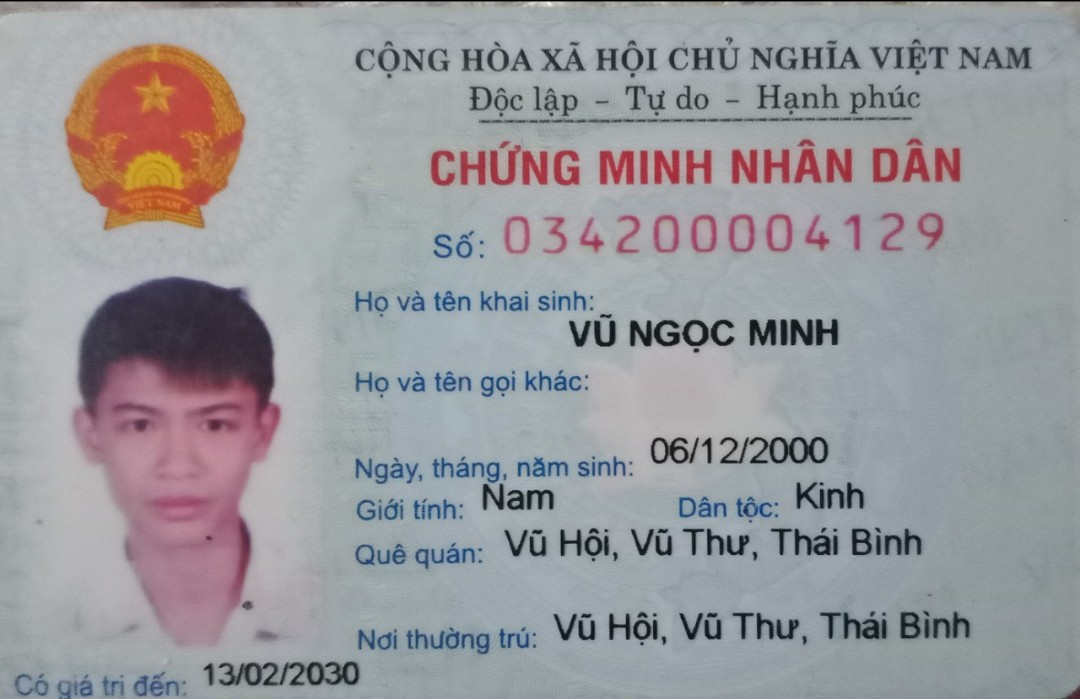
#> input picture project_kntt/src/cmt1.jpg, 1080 x 699 px
$ python read_img.py
#> lines starting #> are read from the running program, lines starting #| are printed output that depends on the picture; after the words box and inside, x2 and y2 are one past the last pixel; in counts of white or black regions, pixels touching at a corner belong together
import cv2
import os
from matplotlib import pyplot as plt
import numpy as np
import matplotlib.image as mpimg

"""
directory_path = "/project_kntt"

list_path = []

#img = cv2.imread()
for i in os.listdir("/project_kntt"):
	if i.endswith(".jpg"):
		list_path.append(os.path.join(directory_path,i))


print(list_path)

img = cv2.imread(list_path[0])
#img = cv2.blur(img, (5,5))
blur = cv2.bilateralFilter(img,9,75,75)
cv2.imshow("img1",blur)
img = cv2.cvtColor(img, cv2.COLOR_BGR2GRAY)
img_resize = cv2.resize(img, dsize = (200,130))


_, threshold = cv2.threshold(img, 125, 255, cv2.THRESH_BINARY)
#adapt = adaptiveThreshold(img, 255, cv2.ADAPTIVE_THRESH_GAUSSIAN_C, cv2.THRESH_BINARY, 115, 1)
"""

def fourNeighborPoint(array,x,y):
	if x == array.shape[0] - 1 or y == array.shape[1] - 1:
		return array[x][y]
	if array[x+1][y] == 0:
		return 128
	if array[x-1][y] == 0:
		return 128
	if array[x][y+1] == 0:
		return 128
	if array[x][y-1] == 0:
		return 128
	return array[x][y]

def findArea(array):
	for i in range(array.shape[0]):
		for j in range(array.shape[1]):
			if array[i][j] == 255:
				array[i][j] = fourNeighborPoint(array,i,j)

img = cv2.imread("cmt1.jpg")
#> img is the input picture: shape (699, 1080, 3); mean B, G, R 156.3, 152.8, 153.6

img = cv2.resize(img, dsize = (800, 650))
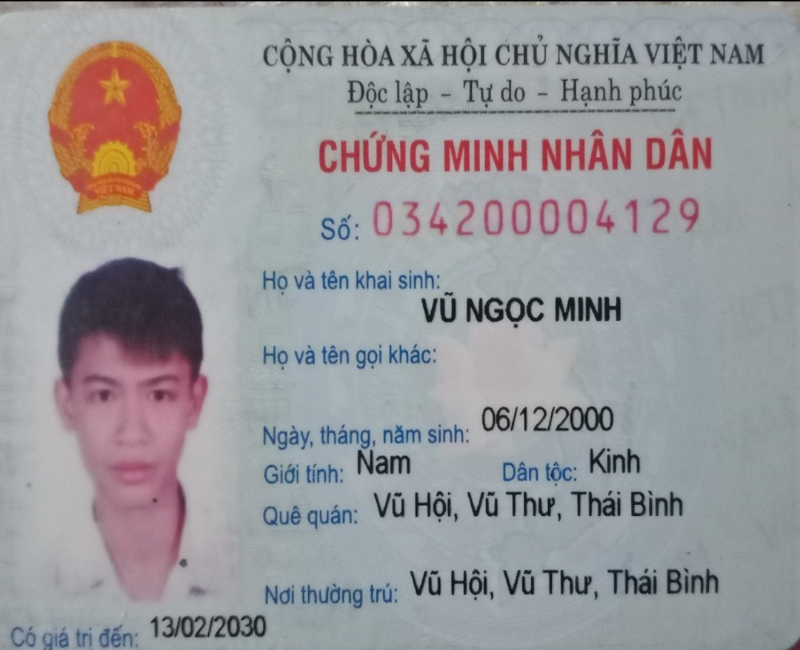
#> img: shape (650, 800, 3); mean B, G, R 156.2, 152.7, 153.4
gray = cv2.cvtColor(img, cv2.COLOR_BGR2GRAY)
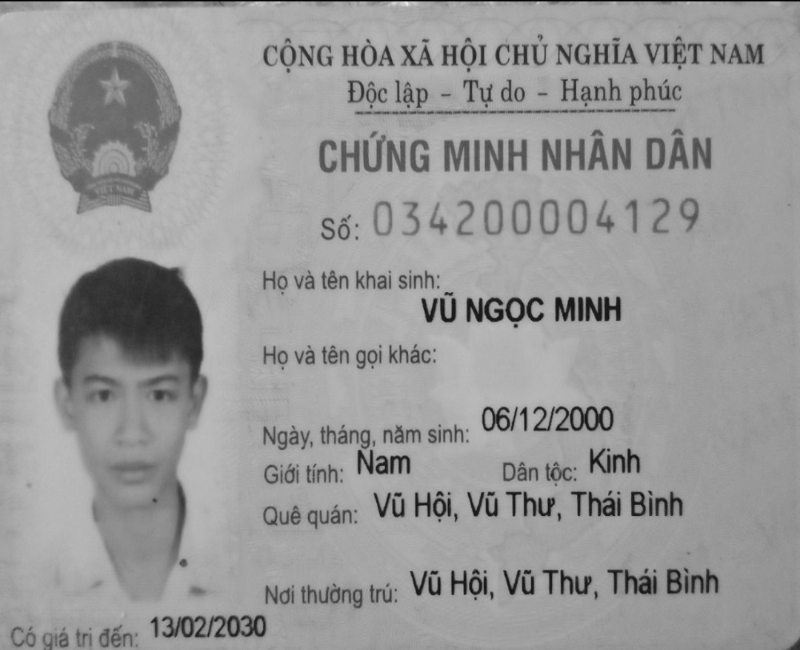
#> gray: shape (650, 800); min 2, max 236, mean 153.3
adapt = cv2.adaptiveThreshold(gray, 255, cv2.ADAPTIVE_THRESH_MEAN_C, cv2.THRESH_BINARY, 11, 11)
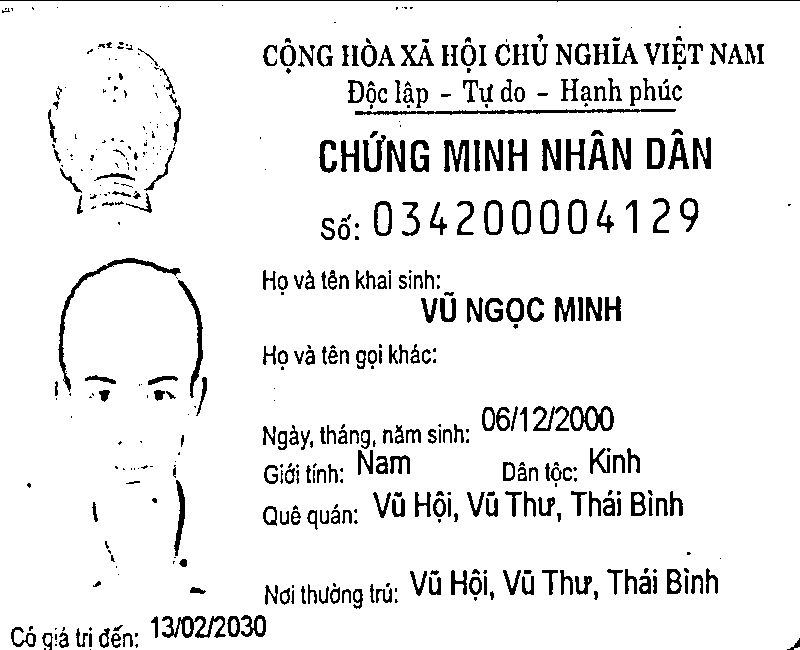
#> adapt: shape (650, 800); 92.4% white; 494 black regions (202 under 20 px), largest, box (x1, y1, x2, y2) and area: (355, 109, 676, 115) 971, (58, 258, 181, 392) 932, (0, 0, 800, 2) 801
#cv2.imshow("img",adapt)
#cv2.waitKey(0)

adapt1 = np.array(adapt)

cols, rows = adapt1.shape
#> cols = 650; rows = 800
print(rows,cols)
#| 800 650


for i in range(cols):
	for j in range(rows):
		if adapt1[i][j] == 255:
			adapt1[i][j] = 0
		else:
			adapt1[i][j] = 255

roi = adapt1[200:240, 370:400]
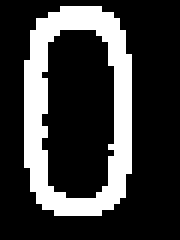
#> roi: shape (40, 30) (shown 6 times larger); 23.2% white; 1 white region, box (x1, y1, x2, y2) and area: (4, 1, 22, 36) 279
findArea(adapt1)
#> after the loop in findArea, `for i in range(array.shape[0]):`:
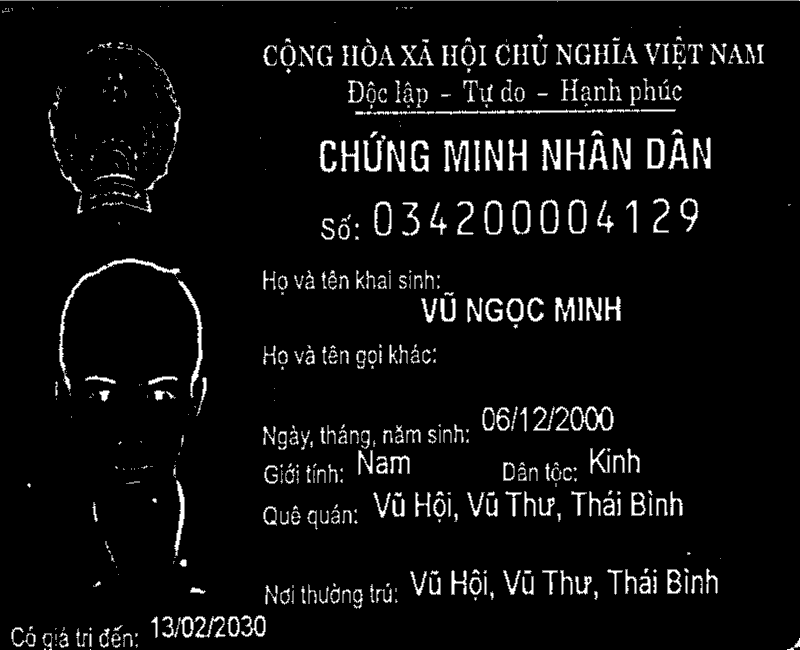
#> array: shape (650, 800); min 0, max 255, mean 13.5

"""
for i in range(roi.shape[0]):
	for j in range(roi.shape[1]):
		print(roi[i][j], end = "  ")
	print("\n")
"""

img_plt = plt.imshow(adapt1)
plt.show()

$ run again, with project_kntt/src/1.jpg copied over project_kntt/src/cmt1.jpg
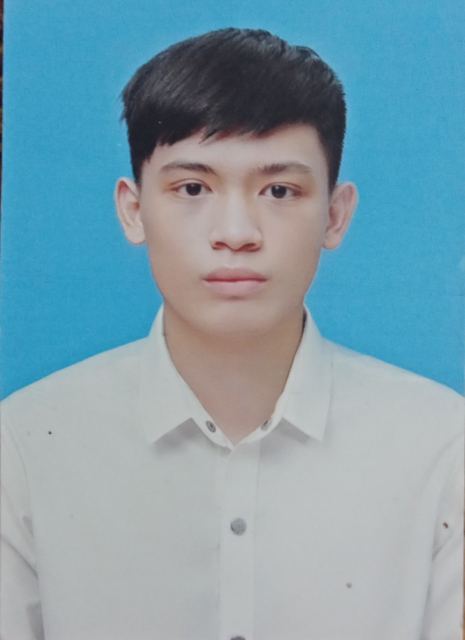
#> input picture project_kntt/src/1.jpg, 930 x 1280 px (shown at 1/2 size)
#> img is the input picture: shape (1280, 930, 3); mean B, G, R 172.6, 159.5, 127.5
#> img: shape (650, 800, 3)
#> `adapt = cv2.adaptiveThreshold(gray, 255, cv2.ADAPTIVE_THRESH_MEAN_C, c..`:
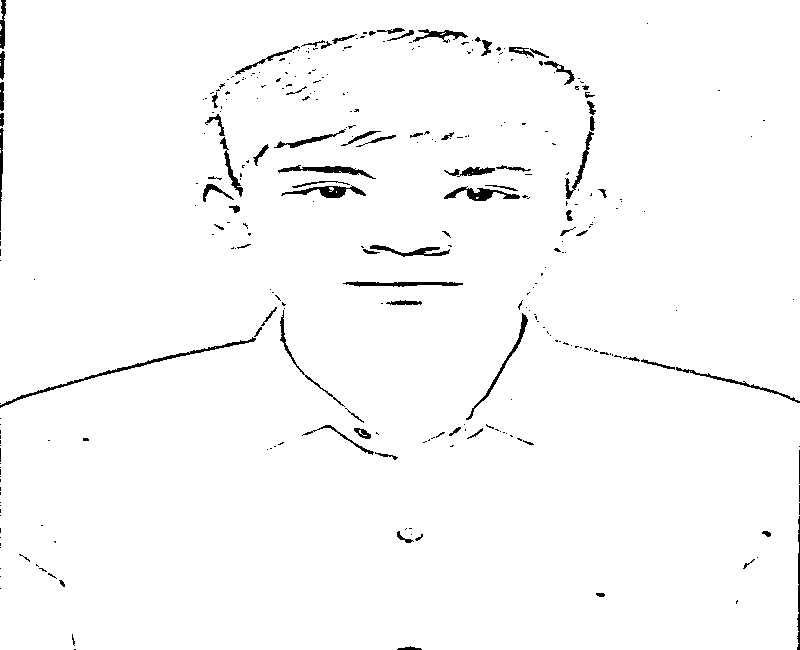
#> adapt: shape (650, 800); 98% white; 312 black regions (235 under 20 px), largest, box (x1, y1, x2, y2) and area: (0, 337, 256, 408) 760, (444, 186, 520, 201) 455, (278, 165, 376, 179) 447
#| 800 650
#> roi: shape (40, 30); every value is 0
#> after the loop in findArea, `for i in range(array.shape[0]):`:
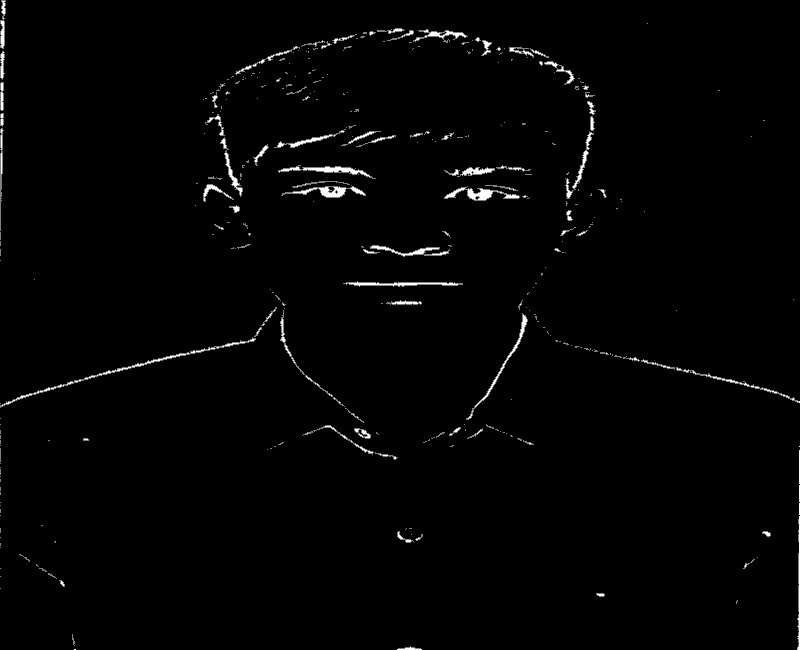
#> array: shape (650, 800); min 0, max 255, mean 3.5
